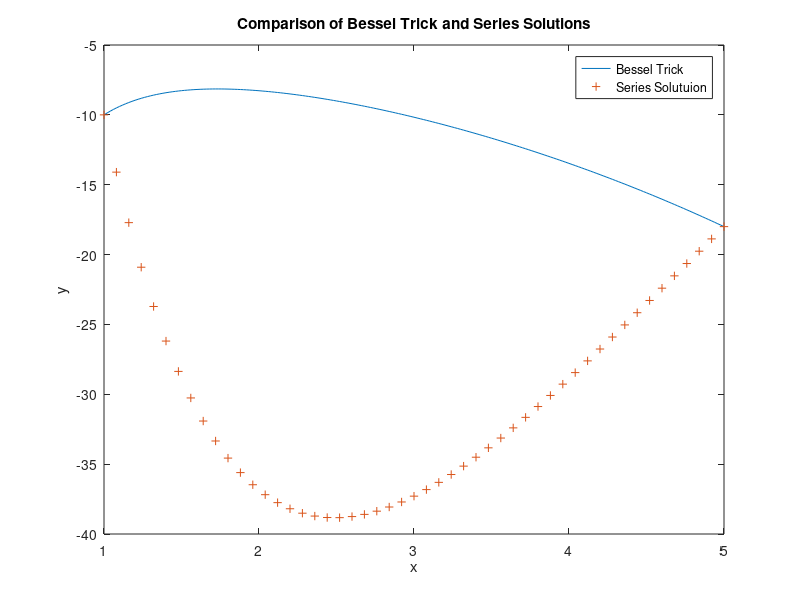

Recreate this plot in MATLAB.
function y=f_ex1_check()
% ======= bessel trick solution ============
xx = linspace(1,5,201);
% Define u1 and u2 using Bessel functions
u1 = @(x) 1./sqrt(x) .* besseli(0, 2 * sqrt(x));
u2 = @(x) 1./sqrt(x) .* besselk(0, 2 * sqrt(x));
CC = [u1(1) u2(1); u1(5) u2(5)]\[-10;-18];
besseltrick=@(x) CC(1)*u1(x) + CC(2)*u2(x);

plot(xx, besseltrick(xx), 'DisplayName', 'Bessel Trick'); hold on
% ======= series solution ============
xx = linspace(1,5,51);
u1 = @(x) f_ex1(x,1);
u2 = @(x) f_ex1(x,2);
CC = [u1(1) u2(1); u1(5) u2(5)]\[-10;-18];
seriessol=@(x) CC(1)*u1(x) + CC(2)*u2(x);
plot(xx, seriessol(xx), '+', 'DisplayName', 'Series Solutuion'); hold off
%--------------------------------------------------------------------------

function y=f_ex1(x,which)
% ======= (1) ==================
ff =@(k) -1/(k*(k+1))
xmax = max(abs(x));
NN=2;
while abs(xmax*ff(NN))>1e-3, NN=NN+1; end
y1 = ones(size(x));
for kk=NN:-1:1
    y1 = 1 + ff(kk)*x.*y1;
end
if which==1, y=y1; return; end
% === second solution ==========
c0 = 1; cc=zeros(1,NN); cc(1) = ff(1)*c0';
d0 = 1; dd=zeros(1,NN); dd(1) = (-d0 - 2*cc(1)*1) / (1^2+1); % potential error
for kk=2:NN
    cc(kk) = ff(kk)*cc(kk-1);
    dd(kk) = (-dd(kk-1) - 2*cc(kk)*kk) / (kk^2+kk); % potential error
end
dd = [dd(end:-1:1) d0];
y = log(x).*y1 + polyval(dd,x);

% Add title and axis labels
title('Comparison of Bessel Trick and Series Solutions');
xlabel('x');
ylabel('y');
legend();